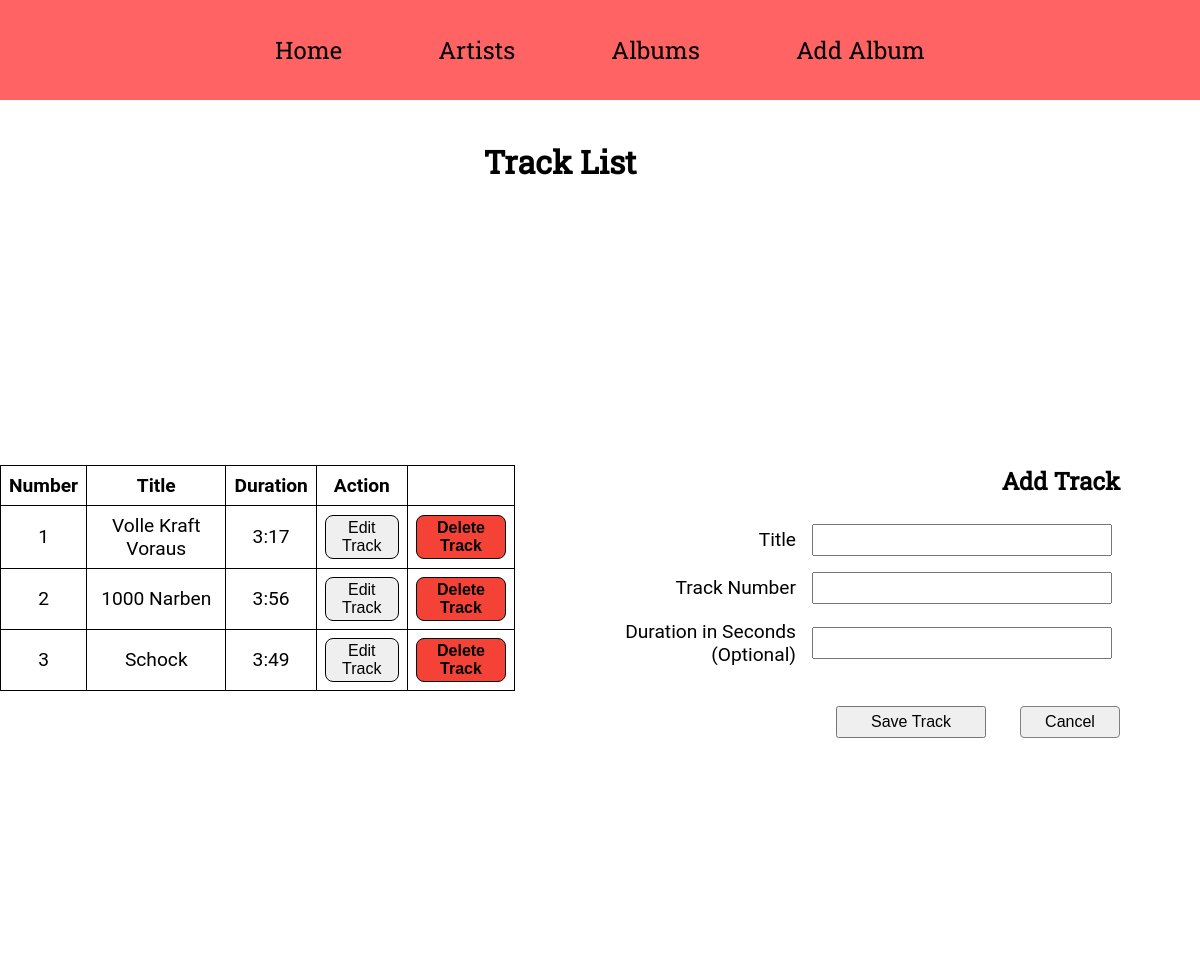
The app's page /tracks/3, older data.
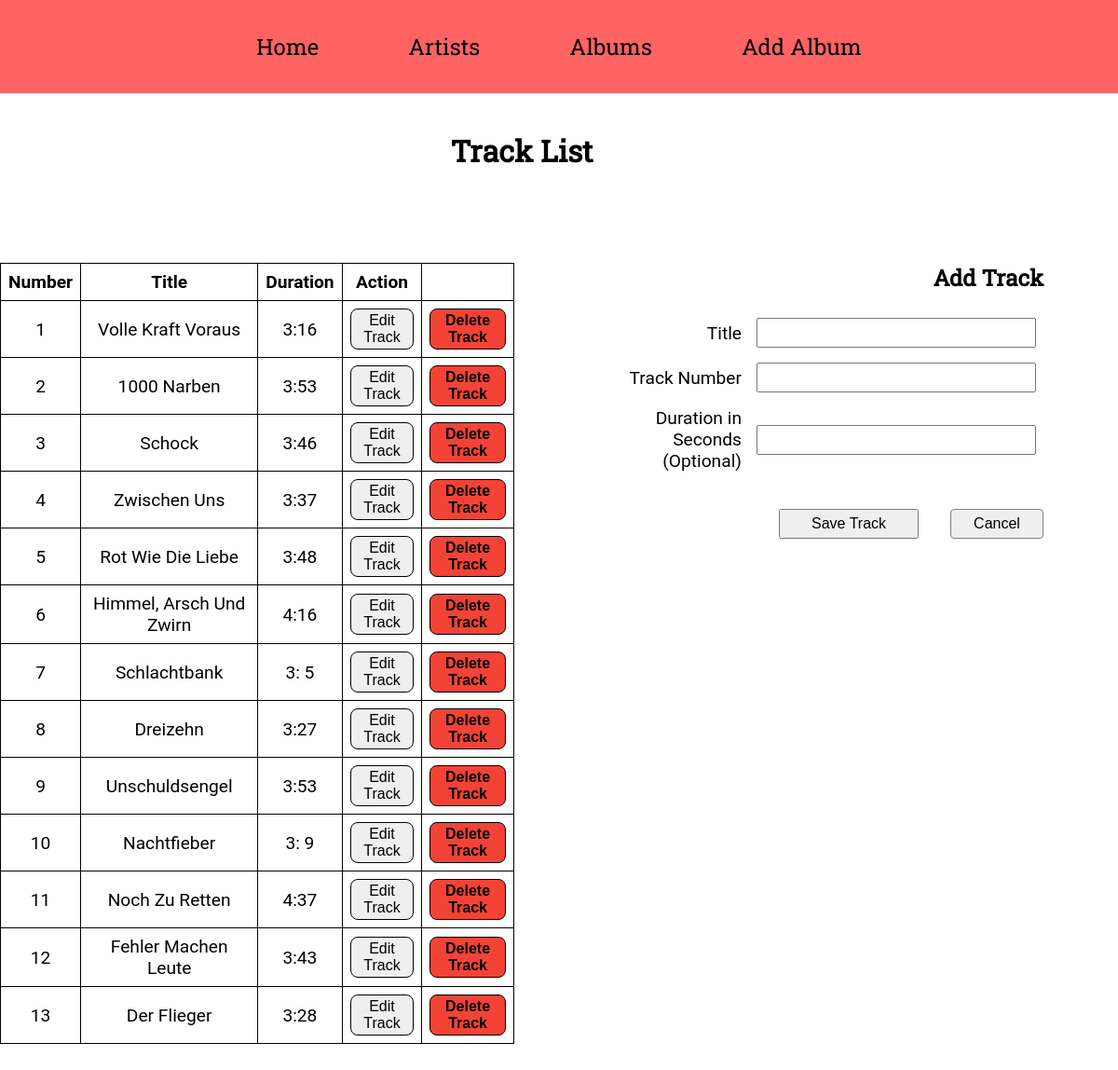
The same page, newer data.
### app/models.py (models this page shows)
class Track(db.Model):
    __tablename__ = "track"
    id: so.Mapped[int] = so.mapped_column(primary_key=True)
    title: so.Mapped[str] = so.mapped_column(sa.String(128), index=True)
    track_number: so.Mapped[int] = so.mapped_column(sa.SmallInteger)
    duration_seconds: so.Mapped[int] = so.mapped_column(sa.SmallInteger)
    album_id: so.Mapped[int] = so.mapped_column(sa.ForeignKey(Album.id), index=True)
    album: so.Mapped["Album"] = so.relationship(back_populates="tracks")

### app/main/routes.py (the view, shortened to what this page needs)
@bp.route("/tracks/<int:album_id>", methods=["GET", "POST"])
def tracks(album_id):
    album = db.session.scalar(sa.select(Album).where(Album.id == album_id))
    tracks = db.session.scalars(sa.select(Track).where(Track.album_id == album_id))
    form = EditTrackForm()
    return render_template(
        "tracks.html",
        title=f"{album.title} - Add Tracks",
        album=album,
        tracks=tracks,
        form=form,
    )

### app/main/forms.py
class EditTrackForm(FlaskForm):
    title = StringField("Title", validators=[DataRequired(), Length(max=128)])
    track_number = IntegerField("Track Number", validators=[DataRequired()])
    duration_seconds = IntegerField(
        "Duration in Seconds (Optional)", validators=[Optional()]
    )
    submit = SubmitField("Save Track")

### app/templates/tracks.html (shortened to what this page needs)
{% extends "base.html" %}
{% block content %}
<div class="track-list-page">
    <div class="header">
        <h1>Track List</h1><br>
    </div>
    <div class="track-list">
        <table>
            <tr>
                <th>Number</th>
                <th>Title</th>
                <th>Duration</th>
                <th>Action</th>
            </tr>
            {% for track in tracks %}
            <tr>
                <td>{{ track.track_number }}</td>
                <td>{{ track.title }}</td>
                <td>
                    {% if track.duration_seconds %}
                    {{ track.duration_seconds // 60 }}:{{ "%2d"|format(track.duration_seconds % 60) }}
                    {% else %} -
                    {% endif %}
                </td>
                <td>
                    <button type="button"><a href="{{ url_for('main.edit_track', track_id=track.id) }}">Edit
                            Track</a></button>
                </td>
                <td>
                    <form method="post" action="{{ url_for('main.delete_track', track_id=track.id) }}"
                        onsubmit="return confirm('Are you sure you want to delete this track?');">
                        <button type="submit" class="delete-button">Delete Track</button>
                    </form>
                </td>
            </tr>
            {% endfor %}
        </table>
    </div>
    <div class="add-tracks">
        <h2>Add Track</h2><br>
        <form class="add-tracks-form" action="" method="post">
            <table class="add-tracks-form-table">
                <tr>
                    <td>{{ form.title.label }}</td>
                    <td>{{ form.title }}</td>
            </tr>
            <tr>
                    <td>{{ form.track_number.label }}</td>
                    <td>{{ form.track_number }}</td>
                </tr>
                <tr>
                    <td>{{ form.duration_seconds.label }}</td>
                    <td>{{ form.duration_seconds }}</td>
            </tr>
            </table>
        <p>
            {{ form.submit() }}
            <button type="button" class="cancel-button"><a href="{{ url_for('main.album_details', album_id=album.id) }}">Cancel</a></button>
        </p>
        </form>
    </div>
</div>
{% endblock %}

Row changes from the older to the newer data that the page shows:
changed Track "Volle Kraft Voraus": track.duration_seconds%60 "17" → "16"
changed Track "1000 Narben": track.duration_seconds%60 "56" → "53"
changed Track "Schock": track.duration_seconds%60 "49" → "46"
added Track: track_number "4", title "Zwischen Uns", duration_seconds "3", track.duration_seconds%60 "37"
added Track: track_number "5", title "Rot Wie Die Liebe", duration_seconds "3", track.duration_seconds%60 "48"
added Track: track_number "6", title "Himmel, Arsch Und Zwirn", duration_seconds "4", track.duration_seconds%60 "16"
added Track: track_number "7", title "Schlachtbank", duration_seconds "3", track.duration_seconds%60 "5"
added Track: track_number "8", title "Dreizehn", duration_seconds "3", track.duration_seconds%60 "27"
added Track: track_number "9", title "Unschuldsengel", duration_seconds "3", track.duration_seconds%60 "53"
added Track: track_number "10", title "Nachtfieber", duration_seconds "3", track.duration_seconds%60 "9"
added Track: track_number "11", title "Noch Zu Retten", duration_seconds "4", track.duration_seconds%60 "37"
added Track: track_number "12", title "Fehler Machen Leute", duration_seconds "3", track.duration_seconds%60 "43"
added Track: track_number "13", title "Der Flieger", duration_seconds "3", track.duration_seconds%60 "28"
